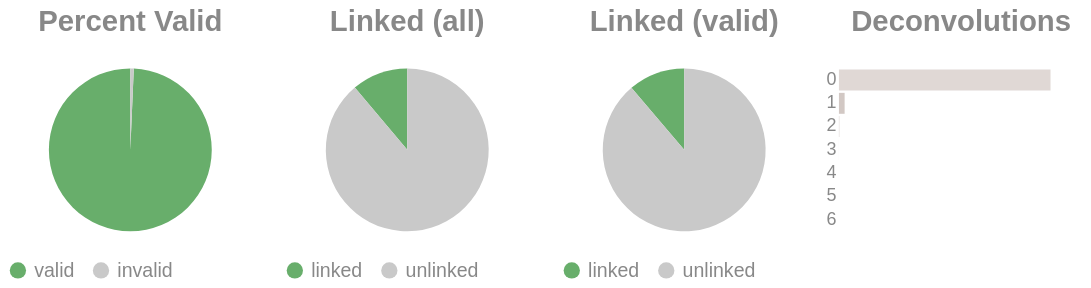

The cell this chart's notebook holds for it:
### Code cell
if SKIPLR:
    pass
else:
    clash = Counter()
    for i in valids['molecule'].to_list():
        _mol = i.split("-")
        if len(_mol) == 1:
            clash.update('0')
        else:
            clash.update(_mol[-1])

    _d = {"deconvolutions": [], 'count': []}
    for k,v in clash.items():
        _d['deconvolutions'].append(k)
        _d['count'].append(v)

    tot_valid = valids['reads'].sum()
    mask = valids['reads'] >= 2
    n_linked_reads = valids.filter(mask)['reads'].sum()
    if n_linked_reads == 0:
        print_html("No linked molecules (>=2 reads) were detected; skipping linked-only distributions.")
        SKIPLR = True
    else:
        perc_valid = round(tot_valid / n_reads, 4)
        linked_perc_abs = round(n_linked_reads / n_reads, 4)
        linked_perc = round(n_linked_reads / tot_valid, 4)

    _valid = pl.DataFrame({"valids": ['valid', 'invalid'], "count": [tot_valid, n_reads - tot_valid]})
    _linked_abs = pl.DataFrame({"linked (absolute)": ['linked', 'unlinked'], "count": [n_linked_reads, n_reads - n_linked_reads]})
    _linked_rel = pl.DataFrame({"linked (valids)": ['linked', 'unlinked'], "count": [n_linked_reads, tot_valid - n_linked_reads]})

    (
        alt.hconcat(
            piechart(_valid, goodval = 'valid', title = "Percent Valid"),
            piechart(_linked_abs, goodval = "linked", title =  "Linked (all)"),
            piechart(_linked_rel, goodval = "linked", title =  "Linked (valid)"),
            convolutionbar(pl.DataFrame(_d), title = "Deconvolutions"),
            center = True,
            bounds = 'flush'
        )
        .resolve_scale(color='independent')
        .resolve_legend('independent')
        .properties(usermeta={'embedOptions': {"actions": False}})
    ).display()

### Figure 1 — Vega-Lite specification as saved in the notebook (floating-point values rounded to 4 significant figures)
{"width": "container", "height": 400, "config": {"title": {"anchor": "start", "dy": -15, "fontSize": 18, "color": "#888888", "subtitleColor": "#888888", "subtitleFontSize": 14}, "arc": {"fill": "#0072B2"}, "axis": {"domainColor": "#888888", "domainWidth": 0.5, "gridWidth": 0.2, "grid": false, "titleFontWeight": 400, "titleFontSize": 15, "labelFontSize": 11, "labelColor": "#888888", "tickColor": "#888888", "tickWidth": 0.2, "titleColor": "#888888"}, "axisBand": {"grid": false}, "axisX": {"grid": true, "tickSize": 10, "domainCap": "round"}, "axisY": {"domain": false, "grid": true, "tickSize": 0, "domainCap": "round"}, "background": "transparent", "header": {"labelFontSize": 15, "labelColor": "#888888", "titleFontSize": 15, "titleFontWeight": 600, "titleColor": "#888888"}, "legend": {"labelFont": "sans-serif", "labelFontSize": 12, "labelColor": "#888888", "symbolSize": 100, "symbolType": "circle", "titleFontSize": 12, "titlePadding": 10, "titleColor": "#888888", "title": null}, "range": {"category": ["#E69F00", "#56B4E9", "#009E73", "#F0E442", "#0072B2", "#D55E00", "#CC79A7", "#000000"], "diverging": ["#cfe8f3", "#a2d4ec", "#73bfe2", "#46abdb", "#1696d2", "#12719e"]}, "area": {"fill": "#0072B2", "fillOpacity": 0.7, "line": true, "strokeOpacity": 0.7}, "line": {"color": "#0072B2", "stroke": "#0072B2", "strokeWidth": 2}, "trail": {"color": "#0072B2", "stroke": "#0072B2", "strokeWidth": 0, "size": 1}, "point": {"filled": true, "fillOpacity": 1.0, "size": 95}, "text": {"color": "#888888", "fontSize": 11, "align": "right", "fontWeight": 400, "size": 11}, "bar": {"fill": "#0072B2", "stroke": null}, "view": {"stroke": null, "continuousWidth": 660, "continuousHeight": 400}}, "hconcat": [{"data": {"name": "data-a31fc39f42e8b1dfa6ea575935ca4b64"}, "mark": {"type": "arc"}, "encoding": {"color": {"field": "valids", "legend": {"orient": "bottom", "title": null}, "scale": {"domain": ["valid", "invalid"], "range": ["#68ae6b", "#C9C9C9"]}, "title": "Valids", "type": "nominal"}, "theta": {"field": "count", "type": "quantitative"}, "tooltip": [{"field": "valids", "title": "Valids", "type": "ordinal"}, {"field": "percent", "format": ".2%", "title": "Percent", "type": "quantitative"}, {"field": "count", "title": "Count", "type": "quantitative"}]}, "height": 100, "title": {"text": "Percent Valid", "align": "center", "anchor": "middle"}, "transform": [{"calculate": "datum.count / 3337924", "as": "percent"}], "width": 150}, {"data": {"name": "data-da57334c9b35e49d6b8faa86f171a500"}, "mark": {"type": "arc"}, "encoding": {"color": {"field": "linked (absolute)", "legend": {"orient": "bottom", "title": null}, "scale": {"domain": ["linked", "unlinked"], "range": ["#68ae6b", "#C9C9C9"]}, "title": "Linked (Absolute)", "type": "nominal"}, "theta": {"field": "count", "type": "quantitative"}, "tooltip": [{"field": "linked (absolute)", "title": "Linked (Absolute)", "type": "ordinal"}, {"field": "percent", "format": ".2%", "title": "Percent", "type": "quantitative"}, {"field": "count", "title": "Count", "type": "quantitative"}]}, "height": 100, "title": {"text": "Linked (all)", "align": "center", "anchor": "middle"}, "transform": [{"calculate": "datum.count / 3337924", "as": "percent"}], "width": 150}, {"data": {"name": "data-ab9284e24b6b95a0fe4ad7bfa89d3e5f"}, "mark": {"type": "arc"}, "encoding": {"color": {"field": "linked (valids)", "legend": {"orient": "bottom", "title": null}, "scale": {"domain": ["linked", "unlinked"], "range": ["#68ae6b", "#C9C9C9"]}, "title": "Linked (Valids)", "type": "nominal"}, "theta": {"field": "count", "type": "quantitative"}, "tooltip": [{"field": "linked (valids)", "title": "Linked (Valids)", "type": "ordinal"}, {"field": "percent", "format": ".2%", "title": "Percent", "type": "quantitative"}, {"field": "count", "title": "Count", "type": "quantitative"}]}, "height": 100, "title": {"text": "Linked (valid)", "align": "center", "anchor": "middle"}, "transform": [{"calculate": "datum.count / 3315219", "as": "percent"}], "width": 150}, {"data": {"name": "data-631fbb05242fb30ff8759cdc7e60de15"}, "mark": {"type": "bar"}, "encoding": {"color": {"field": "deconvolutions", "legend": null, "scale": {"scheme": "lightgreyred"}, "type": "nominal"}, "tooltip": [{"field": "deconvolutions", "title": "Deconvolutions", "type": "ordinal"}, {"field": "percent", "format": ".2%", "title": "Percent", "type": "quantitative"}, {"field": "count", "title": "Count", "type": "quantitative"}], "x": {"axis": null, "field": "count", "type": "quantitative"}, "y": {"field": "deconvolutions", "sort": "ascending", "title": null, "type": "nominal"}}, "height": 100, "title": {"text": "Deconvolutions", "align": "center", "anchor": "middle"}, "transform": [{"calculate": "datum.count / 3116468", "as": "percent"}], "width": 150}], "bounds": "flush", "center": true, "resolve": {"legend": {"angle": "independent"}, "scale": {"color": "independent"}}, "usermeta": {"embedOptions": {"actions": false}}, "$schema": "https://vega.github.io/schema/vega-lite/v6.1.0.json", "datasets": {"data-a31fc39f42e8b1dfa6ea575935ca4b64": [{"valids": "valid", "count": 3315219}, {"valids": "invalid", "count": 22705}], "data-da57334c9b35e49d6b8faa86f171a500": [{"linked (absolute)": "linked", "count": 371618}, {"linked (absolute)": "unlinked", "count": 2966306}], "data-ab9284e24b6b95a0fe4ad7bfa89d3e5f": [{"linked (valids)": "linked", "count": 371618}, {"linked (valids)": "unlinked", "count": 2943601}], "data-631fbb05242fb30ff8759cdc7e60de15": [{"deconvolutions": "0", "count": 3030640}, {"deconvolutions": "1", "count": 81390}, {"deconvolutions": "2", "count": 4127}, {"deconvolutions": "3", "count": 278}, {"deconvolutions": "4", "count": 28}, {"deconvolutions": "5", "count": 4}, {"deconvolutions": "6", "count": 1}]}}
